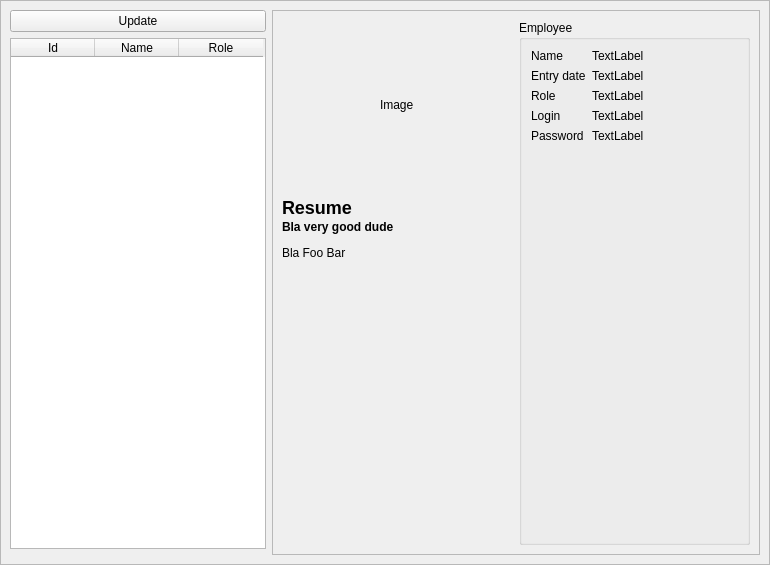
<?xml version="1.0" encoding="UTF-8"?>
<ui version="4.0">
 <class>UsersList</class>
 <widget class="QWidget" name="UsersList">
  <property name="geometry">
   <rect>
    <x>0</x>
    <y>0</y>
    <width>770</width>
    <height>565</height>
   </rect>
  </property>
  <property name="windowTitle">
   <string>Form</string>
  </property>
  <layout class="QGridLayout" name="gridLayout">
   <property name="leftMargin">
    <number>0</number>
   </property>
   <property name="topMargin">
    <number>0</number>
   </property>
   <property name="rightMargin">
    <number>0</number>
   </property>
   <property name="bottomMargin">
    <number>0</number>
   </property>
   <property name="spacing">
    <number>0</number>
   </property>
   <item row="0" column="0">
    <widget class="QFrame" name="frame">
     <property name="frameShape">
      <enum>QFrame::StyledPanel</enum>
     </property>
     <property name="frameShadow">
      <enum>QFrame::Raised</enum>
     </property>
     <layout class="QGridLayout" name="gridLayout_2">
      <item row="1" column="0">
       <widget class="QTableWidget" name="users_table">
        <property name="sizePolicy">
         <sizepolicy hsizetype="Maximum" vsizetype="Expanding">
          <horstretch>0</horstretch>
          <verstretch>0</verstretch>
         </sizepolicy>
        </property>
        <property name="focusPolicy">
         <enum>Qt::ClickFocus</enum>
        </property>
        <property name="contextMenuPolicy">
         <enum>Qt::ActionsContextMenu</enum>
        </property>
        <property name="editTriggers">
         <set>QAbstractItemView::NoEditTriggers</set>
        </property>
        <property name="dragEnabled">
         <bool>false</bool>
        </property>
        <property name="dragDropMode">
         <enum>QAbstractItemView::DragDrop</enum>
        </property>
        <property name="defaultDropAction">
         <enum>Qt::TargetMoveAction</enum>
        </property>
        <property name="alternatingRowColors">
         <bool>false</bool>
        </property>
        <property name="selectionMode">
         <enum>QAbstractItemView::SingleSelection</enum>
        </property>
        <property name="selectionBehavior">
         <enum>QAbstractItemView::SelectRows</enum>
        </property>
        <property name="iconSize">
         <size>
          <width>24</width>
          <height>24</height>
         </size>
        </property>
        <property name="gridStyle">
         <enum>Qt::DashDotLine</enum>
        </property>
        <attribute name="horizontalHeaderCascadingSectionResizes">
         <bool>true</bool>
        </attribute>
        <attribute name="horizontalHeaderMinimumSectionSize">
         <number>10</number>
        </attribute>
        <attribute name="horizontalHeaderDefaultSectionSize">
         <number>84</number>
        </attribute>
        <attribute name="horizontalHeaderShowSortIndicator" stdset="0">
         <bool>true</bool>
        </attribute>
        <attribute name="verticalHeaderCascadingSectionResizes">
         <bool>true</bool>
        </attribute>
        <attribute name="verticalHeaderMinimumSectionSize">
         <number>10</number>
        </attribute>
        <attribute name="verticalHeaderShowSortIndicator" stdset="0">
         <bool>true</bool>
        </attribute>
        <attribute name="verticalHeaderStretchLastSection">
         <bool>false</bool>
        </attribute>
        <column>
         <property name="text">
          <string>Id</string>
         </property>
        </column>
        <column>
         <property name="text">
          <string>Name</string>
         </property>
        </column>
        <column>
         <property name="text">
          <string>Role</string>
         </property>
        </column>
       </widget>
      </item>
      <item row="0" column="0">
       <widget class="QPushButton" name="update_users_Btn">
        <property name="sizePolicy">
         <sizepolicy hsizetype="Minimum" vsizetype="Fixed">
          <horstretch>0</horstretch>
          <verstretch>0</verstretch>
         </sizepolicy>
        </property>
        <property name="text">
         <string>Update</string>
        </property>
       </widget>
      </item>
      <item row="0" column="1" rowspan="3">
       <widget class="QFrame" name="frame">
        <property name="sizePolicy">
         <sizepolicy hsizetype="Expanding" vsizetype="Expanding">
          <horstretch>0</horstretch>
          <verstretch>0</verstretch>
         </sizepolicy>
        </property>
        <property name="frameShape">
         <enum>QFrame::StyledPanel</enum>
        </property>
        <layout class="QGridLayout" name="gridLayout_3">
         <item row="0" column="0" alignment="Qt::AlignHCenter|Qt::AlignVCenter">
          <widget class="QLabel" name="label">
           <property name="sizePolicy">
            <sizepolicy hsizetype="Expanding" vsizetype="Expanding">
             <horstretch>0</horstretch>
             <verstretch>0</verstretch>
            </sizepolicy>
           </property>
           <property name="maximumSize">
            <size>
             <width>37</width>
             <height>17</height>
            </size>
           </property>
           <property name="text">
            <string>Image</string>
           </property>
          </widget>
         </item>
         <item row="1" column="0" alignment="Qt::AlignTop">
          <widget class="QLabel" name="label_6">
           <property name="text">
            <string>&lt;html&gt;&lt;head/&gt;&lt;body style=&quot;line-height:0.5; &quot;&gt;&lt;h2 style=&quot; margin-top:12px; margin-bottom:12px; margin-left:0px; margin-right:0px; -qt-block-indent:0; text-indent:0px;&quot;&gt;&lt;span style=&quot;font-size:20pt; font-weight:700;&quot;&gt;Resume&lt;/span&gt;&lt;/h2&gt;&lt;p&gt;&lt;span style=&quot; font-weight:700;&quot;&gt;Bla very good dude&lt;/span&gt;&lt;/p&gt;&lt;p&gt;Bla Foo Bar&lt;/p&gt;&lt;/body&gt;&lt;/html&gt;</string>
           </property>
           <property name="textFormat">
            <enum>Qt::AutoText</enum>
           </property>
           <property name="wordWrap">
            <bool>true</bool>
           </property>
          </widget>
         </item>
         <item row="0" column="1" rowspan="3">
          <widget class="QGroupBox" name="groupBox_2">
           <property name="title">
            <string>Employee</string>
           </property>
           <layout class="QFormLayout" name="formLayout">
            <item row="0" column="0">
             <widget class="QLabel" name="label_2">
              <property name="text">
               <string>Name</string>
              </property>
             </widget>
            </item>
            <item row="0" column="1">
             <widget class="QLabel" name="label_8">
              <property name="text">
               <string>TextLabel</string>
              </property>
             </widget>
            </item>
            <item row="1" column="0">
             <widget class="QLabel" name="label_7">
              <property name="text">
               <string>Entry date</string>
              </property>
             </widget>
            </item>
            <item row="1" column="1">
             <widget class="QLabel" name="label_9">
              <property name="text">
               <string>TextLabel</string>
              </property>
             </widget>
            </item>
            <item row="2" column="0">
             <widget class="QLabel" name="label_3">
              <property name="text">
               <string>Role</string>
              </property>
             </widget>
            </item>
            <item row="2" column="1">
             <widget class="QLabel" name="label_10">
              <property name="text">
               <string>TextLabel</string>
              </property>
             </widget>
            </item>
            <item row="3" column="0">
             <widget class="QLabel" name="label_4">
              <property name="text">
               <string>Login</string>
              </property>
             </widget>
            </item>
            <item row="3" column="1">
             <widget class="QLabel" name="label_11">
              <property name="text">
               <string>TextLabel</string>
              </property>
             </widget>
            </item>
            <item row="4" column="0">
             <widget class="QLabel" name="label_5">
              <property name="text">
               <string>Password</string>
              </property>
             </widget>
            </item>
            <item row="4" column="1">
             <widget class="QLabel" name="label_12">
              <property name="text">
               <string>TextLabel</string>
              </property>
             </widget>
            </item>
           </layout>
          </widget>
         </item>
        </layout>
       </widget>
      </item>
     </layout>
    </widget>
   </item>
  </layout>
 </widget>
 <resources/>
 <connections/>
</ui>
